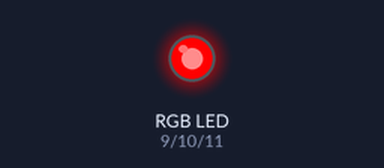
Recording of a sketch running on a simulated Arduino Uno, built with avr-gcc and run on an emulated ATmega328P. On the bench: an RGB LED mixed from three pins (HIGH = lit). Dim RGB values are drawn brighter than linear.

Above: at 0.05 s.
At 0.7 s:
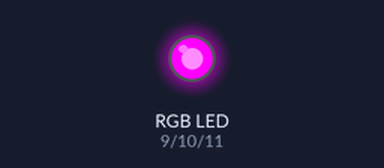
At 1.45 s:
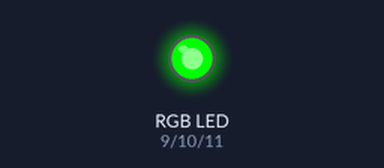
At 2.45 s:
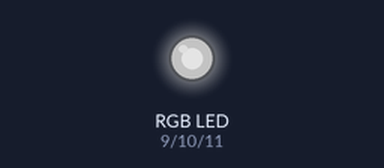
At 3.5 s:
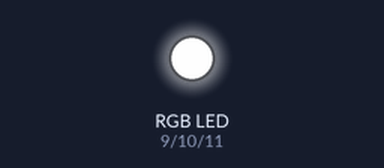
At 7.0 s:
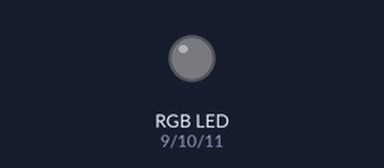
Timing chart, 0 to 9.1 s (numbered marks = the images above):
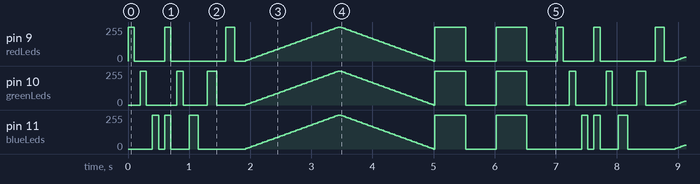

The sketch:

lighting1.ino
```cpp
int redLeds = 9;
int greenLeds = 10;
int blueLeds = 11;

int seq1_time = 100;
int seq2_time = 100;
int seq3_time = 150;
int seq4_time = 30;
int seq5_time = 500;

// the setup routine runs once when you press reset:
void setup() {
  // initialize the digital pin as an output.
  pinMode(redLeds, OUTPUT);
  pinMode(greenLeds, OUTPUT);
  pinMode(blueLeds, OUTPUT);
}

// the loop routine runs over and over again forever:
void loop() {
  //seq1
  digitalWrite(redLeds, HIGH);
  delay(seq1_time);
  digitalWrite(redLeds, LOW);
  delay(seq1_time);

  digitalWrite(greenLeds, HIGH);
  delay(seq1_time);
  digitalWrite(greenLeds, LOW);
  delay(seq1_time);

  digitalWrite(blueLeds, HIGH);
  delay(seq1_time);
  digitalWrite(blueLeds, LOW);
  delay(seq1_time);

  //seq2
  digitalWrite(redLeds, HIGH);
  digitalWrite(blueLeds, HIGH);
  delay(seq2_time);
  digitalWrite(redLeds, LOW);
  digitalWrite(blueLeds, LOW);
  delay(seq2_time);

  digitalWrite(greenLeds, HIGH);
  delay(seq2_time);
  digitalWrite(greenLeds, LOW);
  delay(seq2_time);

  //seq3
  digitalWrite(blueLeds, HIGH);
  delay(seq3_time);
  digitalWrite(blueLeds, LOW);
  delay(seq3_time);

  digitalWrite(greenLeds, HIGH);
  delay(seq3_time);
  digitalWrite(greenLeds, LOW);
  delay(seq3_time);

  digitalWrite(redLeds, HIGH);
  delay(seq3_time);
  digitalWrite(redLeds, LOW);
  delay(seq3_time);

  //seq4
  for (int fadeValue = 0 ; fadeValue <= 255; fadeValue += 5) {
    analogWrite(redLeds, fadeValue);
    analogWrite(greenLeds, fadeValue);
    analogWrite(blueLeds, fadeValue);
    delay(seq4_time);
  }

  for (int fadeValue = 255 ; fadeValue >= 0; fadeValue -= 5) {
    analogWrite(redLeds, fadeValue);
    analogWrite(greenLeds, fadeValue);
    analogWrite(blueLeds, fadeValue);
    delay(seq4_time);
  }

  //seq 5
  digitalWrite(blueLeds, HIGH);
  digitalWrite(greenLeds, HIGH);
  digitalWrite(redLeds, HIGH);
  delay(seq5_time);
  digitalWrite(blueLeds, LOW);
  digitalWrite(greenLeds, LOW);
  digitalWrite(redLeds, LOW);
  delay(seq5_time);

  digitalWrite(blueLeds, HIGH);
  digitalWrite(greenLeds, HIGH);
  digitalWrite(redLeds, HIGH);
  delay(seq5_time);
  digitalWrite(blueLeds, LOW);
  digitalWrite(greenLeds, LOW);
  digitalWrite(redLeds, LOW);
  delay(seq5_time);
}
```

Measured:
- by itself, pin 9 (redLeds), pin 10 (greenLeds), pin 11 (blueLeds): moves between 0/255 and 255/255, repeating every 7.0 s
